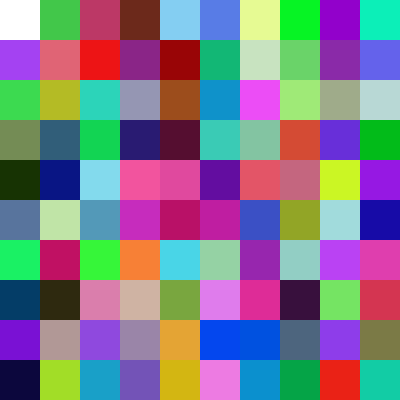
Frame 1 (no input)
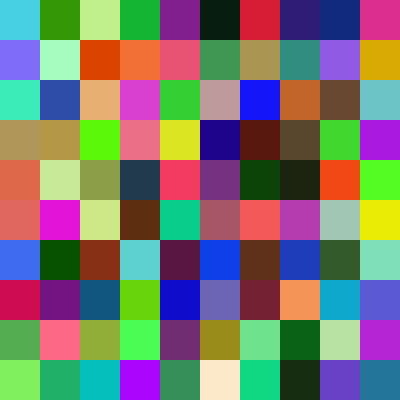
Frame 60 (the mouse pressed at the canvas centre just before this capture)
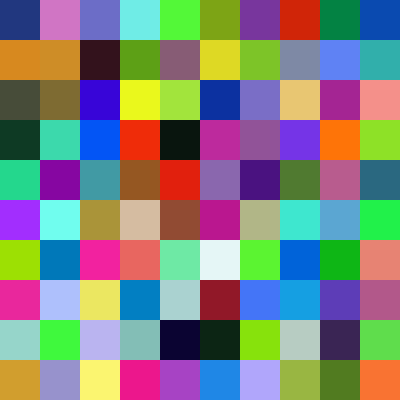
Frame 120 (the mouse held since frame 60 and released just before this capture)

The Processing sketch that drew these frames (run headless with seeded random() and noise(); from frame 60 on, the mouse is pressed at the canvas centre):

// Processing sketch: palma2
// ── palma2.pde
void setup() {
  size(400,400);
  background(200);
  smooth();
noStroke();
}

void draw() {
  for (int a=0; a<=width; a=a+40){
      for (int b=0; b<=height; b=b+40){
       
    
   rect(a,b,100,100);
        fill(random(255),random(255),random(255));
       }
  }
  }
